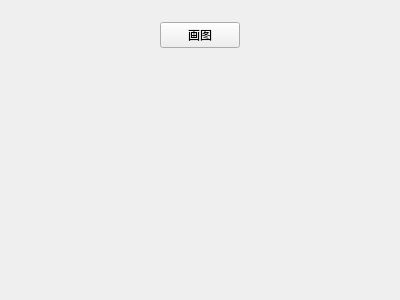
<?xml version="1.0" encoding="UTF-8"?>
<ui version="4.0">
 <class>Widget</class>
 <widget class="QWidget" name="Widget">
  <property name="geometry">
   <rect>
    <x>0</x>
    <y>0</y>
    <width>400</width>
    <height>300</height>
   </rect>
  </property>
  <property name="windowTitle">
   <string>Widget</string>
  </property>
  <layout class="QVBoxLayout" name="verticalLayout">
   <item>
    <widget class="QWidget" name="widget" native="true">
     <layout class="QHBoxLayout" name="horizontalLayout">
      <item>
       <spacer name="horizontalSpacer">
        <property name="orientation">
         <enum>Qt::Horizontal</enum>
        </property>
        <property name="sizeHint" stdset="0">
         <size>
          <width>136</width>
          <height>20</height>
         </size>
        </property>
       </spacer>
      </item>
      <item>
       <widget class="QPushButton" name="draw">
        <property name="text">
         <string>画图</string>
        </property>
       </widget>
      </item>
      <item>
       <spacer name="horizontalSpacer_2">
        <property name="orientation">
         <enum>Qt::Horizontal</enum>
        </property>
        <property name="sizeHint" stdset="0">
         <size>
          <width>135</width>
          <height>20</height>
         </size>
        </property>
       </spacer>
      </item>
     </layout>
    </widget>
   </item>
   <item>
    <spacer name="verticalSpacer">
     <property name="orientation">
      <enum>Qt::Vertical</enum>
     </property>
     <property name="sizeHint" stdset="0">
      <size>
       <width>20</width>
       <height>40</height>
      </size>
     </property>
    </spacer>
   </item>
  </layout>
 </widget>
 <layoutdefault spacing="6" margin="11"/>
 <resources/>
 <connections/>
</ui>
